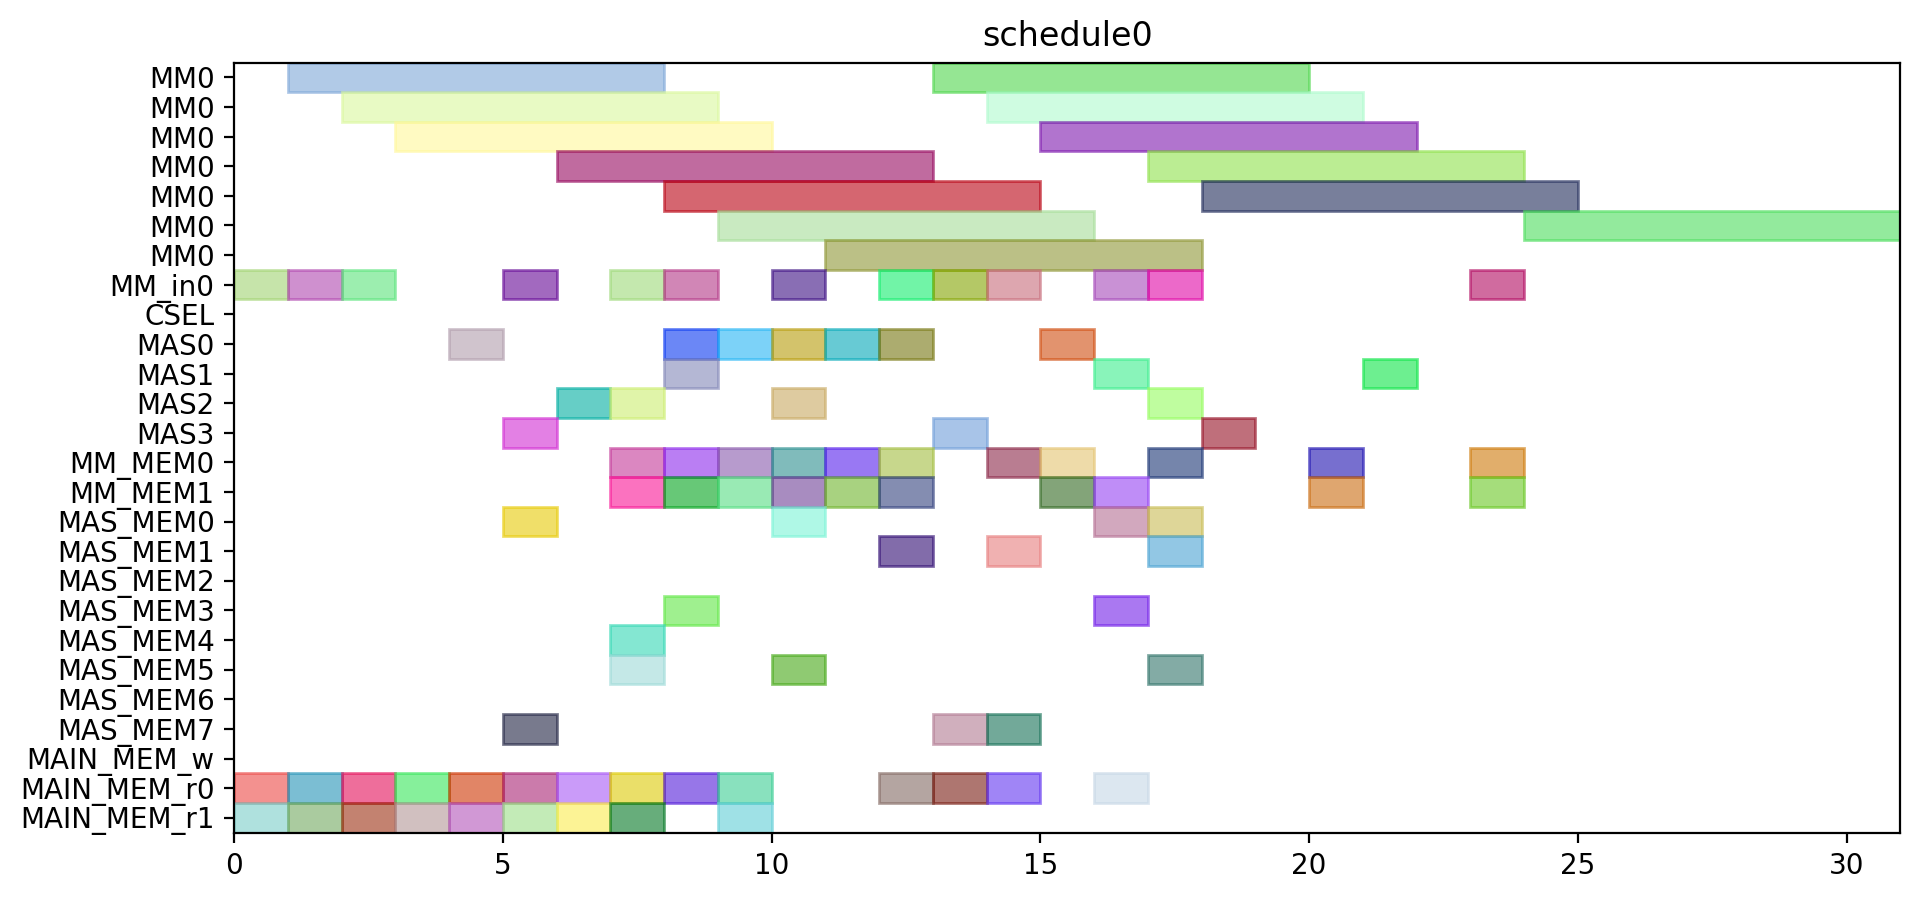

Write the Python code that produced this figure.
from pyschedule import Scenario, solvers, plotters, alt


def solve():
	horizon = 120
	S = Scenario("schedule0", horizon=horizon)

	# resource
	MM = S.Resources('MM', num=1, size=7)
	MM_in = S.Resources('MM_in', num=1)
	CSEL = S.Resource('CSEL')
	MAS = S.Resources('MAS', num=4, size=1, periods=range(1, horizon))
	MM_MEM = S.Resources('MM_MEM', num=2)
	MAS_MEM = S.Resources('MAS_MEM', num=8)
	MAIN_MEM_w = S.Resource('MAIN_MEM_w', size=1)
	MAIN_MEM_r = S.Resources('MAIN_MEM_r', num=2)

	# result of previous scheduling

	# new tasks
	t0 = S.Task('t0', length=7, delay_cost=1)
	t0 += alt(MM)
	t0_in = S.Task('t0_in', length=1, delay_cost=1)
	t0_in += alt(MM_in)
	S += t0_in*MM_in[0]<=t0*MM[0]
	t0_mem0 = S.Task('t0_mem0', length=1, delay_cost=1)
	t0_mem0 += MAIN_MEM_r[0]
	S += t0_mem0 <= t0

	t0_mem1 = S.Task('t0_mem1', length=1, delay_cost=1)
	t0_mem1 += MAIN_MEM_r[1]
	S += t0_mem1 <= t0

	t1 = S.Task('t1', length=7, delay_cost=1)
	t1 += alt(MM)
	t1_in = S.Task('t1_in', length=1, delay_cost=1)
	t1_in += alt(MM_in)
	S += t1_in*MM_in[0]<=t1*MM[0]
	t1_mem0 = S.Task('t1_mem0', length=1, delay_cost=1)
	t1_mem0 += MAIN_MEM_r[0]
	S += t1_mem0 <= t1

	t1_mem1 = S.Task('t1_mem1', length=1, delay_cost=1)
	t1_mem1 += MAIN_MEM_r[1]
	S += t1_mem1 <= t1

	t2 = S.Task('t2', length=7, delay_cost=1)
	t2 += alt(MM)
	t2_in = S.Task('t2_in', length=1, delay_cost=1)
	t2_in += alt(MM_in)
	S += t2_in*MM_in[0]<=t2*MM[0]
	t2_mem0 = S.Task('t2_mem0', length=1, delay_cost=1)
	t2_mem0 += MAIN_MEM_r[0]
	S += t2_mem0 <= t2

	t2_mem1 = S.Task('t2_mem1', length=1, delay_cost=1)
	t2_mem1 += MAIN_MEM_r[1]
	S += t2_mem1 <= t2

	t3 = S.Task('t3', length=1, delay_cost=1)
	t3 += alt(MAS)
	t3_mem0 = S.Task('t3_mem0', length=1, delay_cost=1)
	t3_mem0 += MAIN_MEM_r[0]
	S += t3_mem0 <= t3

	t3_mem1 = S.Task('t3_mem1', length=1, delay_cost=1)
	t3_mem1 += MAIN_MEM_r[1]
	S += t3_mem1 <= t3

	t4 = S.Task('t4', length=1, delay_cost=1)
	t4 += alt(MAS)
	t4_mem0 = S.Task('t4_mem0', length=1, delay_cost=1)
	t4_mem0 += MAIN_MEM_r[0]
	S += t4_mem0 <= t4

	t4_mem1 = S.Task('t4_mem1', length=1, delay_cost=1)
	t4_mem1 += MAIN_MEM_r[1]
	S += t4_mem1 <= t4

	t8 = S.Task('t8', length=1, delay_cost=1)
	t8 += alt(MAS)
	t8_mem0 = S.Task('t8_mem0', length=1, delay_cost=1)
	t8_mem0 += MAIN_MEM_r[0]
	S += t8_mem0 <= t8

	t8_mem1 = S.Task('t8_mem1', length=1, delay_cost=1)
	t8_mem1 += MAIN_MEM_r[1]
	S += t8_mem1 <= t8

	t9 = S.Task('t9', length=1, delay_cost=1)
	t9 += alt(MAS)
	t9_mem0 = S.Task('t9_mem0', length=1, delay_cost=1)
	t9_mem0 += MAIN_MEM_r[0]
	S += t9_mem0 <= t9

	t9_mem1 = S.Task('t9_mem1', length=1, delay_cost=1)
	t9_mem1 += MAIN_MEM_r[1]
	S += t9_mem1 <= t9

	t13 = S.Task('t13', length=1, delay_cost=1)
	t13 += alt(MAS)
	t13_mem0 = S.Task('t13_mem0', length=1, delay_cost=1)
	t13_mem0 += MAIN_MEM_r[0]
	S += t13_mem0 <= t13

	t13_mem1 = S.Task('t13_mem1', length=1, delay_cost=1)
	t13_mem1 += MAIN_MEM_r[1]
	S += t13_mem1 <= t13

	t14 = S.Task('t14', length=1, delay_cost=1)
	t14 += alt(MAS)
	t14_mem0 = S.Task('t14_mem0', length=1, delay_cost=1)
	t14_mem0 += MAIN_MEM_r[0]
	S += t14_mem0 <= t14

	t14_mem1 = S.Task('t14_mem1', length=1, delay_cost=1)
	t14_mem1 += MAIN_MEM_r[1]
	S += t14_mem1 <= t14

	t5 = S.Task('t5', length=7, delay_cost=1)
	t5 += alt(MM)
	t5_in = S.Task('t5_in', length=1, delay_cost=1)
	t5_in += alt(MM_in)
	S += t5_in*MM_in[0]<=t5*MM[0]
	t5_mem0 = S.Task('t5_mem0', length=1, delay_cost=1)
	t5_mem0 += alt(MAS_MEM)
	S += (t3*MAS[0])-1 < t5_mem0*MAS_MEM[0]
	S += (t3*MAS[1])-1 < t5_mem0*MAS_MEM[2]
	S += (t3*MAS[2])-1 < t5_mem0*MAS_MEM[4]
	S += (t3*MAS[3])-1 < t5_mem0*MAS_MEM[6]
	S += t5_mem0 <= t5

	t5_mem1 = S.Task('t5_mem1', length=1, delay_cost=1)
	t5_mem1 += alt(MAS_MEM)
	S += (t4*MAS[0])-1 < t5_mem1*MAS_MEM[1]
	S += (t4*MAS[1])-1 < t5_mem1*MAS_MEM[3]
	S += (t4*MAS[2])-1 < t5_mem1*MAS_MEM[5]
	S += (t4*MAS[3])-1 < t5_mem1*MAS_MEM[7]
	S += t5_mem1 <= t5

	t6 = S.Task('t6', length=1, delay_cost=1)
	t6 += alt(MAS)
	t6_mem0 = S.Task('t6_mem0', length=1, delay_cost=1)
	t6_mem0 += alt(MM_MEM)
	S += (t0*MM[0])-1 < t6_mem0*MM_MEM[0]
	S += t6_mem0 <= t6

	t6_mem1 = S.Task('t6_mem1', length=1, delay_cost=1)
	t6_mem1 += alt(MM_MEM)
	S += (t1*MM[0])-1 < t6_mem1*MM_MEM[1]
	S += t6_mem1 <= t6

	t10 = S.Task('t10', length=7, delay_cost=1)
	t10 += alt(MM)
	t10_in = S.Task('t10_in', length=1, delay_cost=1)
	t10_in += alt(MM_in)
	S += t10_in*MM_in[0]<=t10*MM[0]
	t10_mem0 = S.Task('t10_mem0', length=1, delay_cost=1)
	t10_mem0 += alt(MAS_MEM)
	S += (t8*MAS[0])-1 < t10_mem0*MAS_MEM[0]
	S += (t8*MAS[1])-1 < t10_mem0*MAS_MEM[2]
	S += (t8*MAS[2])-1 < t10_mem0*MAS_MEM[4]
	S += (t8*MAS[3])-1 < t10_mem0*MAS_MEM[6]
	S += t10_mem0 <= t10

	t10_mem1 = S.Task('t10_mem1', length=1, delay_cost=1)
	t10_mem1 += alt(MAS_MEM)
	S += (t9*MAS[0])-1 < t10_mem1*MAS_MEM[1]
	S += (t9*MAS[1])-1 < t10_mem1*MAS_MEM[3]
	S += (t9*MAS[2])-1 < t10_mem1*MAS_MEM[5]
	S += (t9*MAS[3])-1 < t10_mem1*MAS_MEM[7]
	S += t10_mem1 <= t10

	t11 = S.Task('t11', length=1, delay_cost=1)
	t11 += alt(MAS)
	t11_mem0 = S.Task('t11_mem0', length=1, delay_cost=1)
	t11_mem0 += alt(MM_MEM)
	S += (t1*MM[0])-1 < t11_mem0*MM_MEM[0]
	S += t11_mem0 <= t11

	t11_mem1 = S.Task('t11_mem1', length=1, delay_cost=1)
	t11_mem1 += alt(MM_MEM)
	S += (t2*MM[0])-1 < t11_mem1*MM_MEM[1]
	S += t11_mem1 <= t11

	t15 = S.Task('t15', length=7, delay_cost=1)
	t15 += alt(MM)
	t15_in = S.Task('t15_in', length=1, delay_cost=1)
	t15_in += alt(MM_in)
	S += t15_in*MM_in[0]<=t15*MM[0]
	t15_mem0 = S.Task('t15_mem0', length=1, delay_cost=1)
	t15_mem0 += alt(MAS_MEM)
	S += (t13*MAS[0])-1 < t15_mem0*MAS_MEM[0]
	S += (t13*MAS[1])-1 < t15_mem0*MAS_MEM[2]
	S += (t13*MAS[2])-1 < t15_mem0*MAS_MEM[4]
	S += (t13*MAS[3])-1 < t15_mem0*MAS_MEM[6]
	S += t15_mem0 <= t15

	t15_mem1 = S.Task('t15_mem1', length=1, delay_cost=1)
	t15_mem1 += alt(MAS_MEM)
	S += (t14*MAS[0])-1 < t15_mem1*MAS_MEM[1]
	S += (t14*MAS[1])-1 < t15_mem1*MAS_MEM[3]
	S += (t14*MAS[2])-1 < t15_mem1*MAS_MEM[5]
	S += (t14*MAS[3])-1 < t15_mem1*MAS_MEM[7]
	S += t15_mem1 <= t15

	t16 = S.Task('t16', length=1, delay_cost=1)
	t16 += alt(MAS)
	t16_mem0 = S.Task('t16_mem0', length=1, delay_cost=1)
	t16_mem0 += alt(MM_MEM)
	S += (t0*MM[0])-1 < t16_mem0*MM_MEM[0]
	S += t16_mem0 <= t16

	t16_mem1 = S.Task('t16_mem1', length=1, delay_cost=1)
	t16_mem1 += alt(MM_MEM)
	S += (t2*MM[0])-1 < t16_mem1*MM_MEM[1]
	S += t16_mem1 <= t16

	t19 = S.Task('t19', length=7, delay_cost=1)
	t19 += alt(MM)
	t19_in = S.Task('t19_in', length=1, delay_cost=1)
	t19_in += alt(MM_in)
	S += t19_in*MM_in[0]<=t19*MM[0]
	t19_mem0 = S.Task('t19_mem0', length=1, delay_cost=1)
	t19_mem0 += MAIN_MEM_r[0]
	S += t19_mem0 <= t19

	t19_mem1 = S.Task('t19_mem1', length=1, delay_cost=1)
	t19_mem1 += alt(MM_MEM)
	S += (t2*MM[0])-1 < t19_mem1*MM_MEM[1]
	S += t19_mem1 <= t19

	t24 = S.Task('t24', length=1, delay_cost=1)
	t24 += alt(MAS)
	t24_mem0 = S.Task('t24_mem0', length=1, delay_cost=1)
	t24_mem0 += alt(MM_MEM)
	S += (t0*MM[0])-1 < t24_mem0*MM_MEM[0]
	S += t24_mem0 <= t24

	t24_mem1 = S.Task('t24_mem1', length=1, delay_cost=1)
	t24_mem1 += alt(MM_MEM)
	S += (t0*MM[0])-1 < t24_mem1*MM_MEM[1]
	S += t24_mem1 <= t24

	t26 = S.Task('t26', length=7, delay_cost=1)
	t26 += alt(MM)
	t26_in = S.Task('t26_in', length=1, delay_cost=1)
	t26_in += alt(MM_in)
	S += t26_in*MM_in[0]<=t26*MM[0]
	t26_mem0 = S.Task('t26_mem0', length=1, delay_cost=1)
	t26_mem0 += MAIN_MEM_r[0]
	S += t26_mem0 <= t26

	t26_mem1 = S.Task('t26_mem1', length=1, delay_cost=1)
	t26_mem1 += alt(MM_MEM)
	S += (t2*MM[0])-1 < t26_mem1*MM_MEM[1]
	S += t26_mem1 <= t26

	t7 = S.Task('t7', length=1, delay_cost=1)
	t7 += alt(MAS)
	t7_mem0 = S.Task('t7_mem0', length=1, delay_cost=1)
	t7_mem0 += alt(MM_MEM)
	S += (t5*MM[0])-1 < t7_mem0*MM_MEM[0]
	S += t7_mem0 <= t7

	t7_mem1 = S.Task('t7_mem1', length=1, delay_cost=1)
	t7_mem1 += alt(MAS_MEM)
	S += (t6*MAS[0])-1 < t7_mem1*MAS_MEM[1]
	S += (t6*MAS[1])-1 < t7_mem1*MAS_MEM[3]
	S += (t6*MAS[2])-1 < t7_mem1*MAS_MEM[5]
	S += (t6*MAS[3])-1 < t7_mem1*MAS_MEM[7]
	S += t7_mem1 <= t7

	t12 = S.Task('t12', length=1, delay_cost=1)
	t12 += alt(MAS)
	t12_mem0 = S.Task('t12_mem0', length=1, delay_cost=1)
	t12_mem0 += alt(MM_MEM)
	S += (t10*MM[0])-1 < t12_mem0*MM_MEM[0]
	S += t12_mem0 <= t12

	t12_mem1 = S.Task('t12_mem1', length=1, delay_cost=1)
	t12_mem1 += alt(MAS_MEM)
	S += (t11*MAS[0])-1 < t12_mem1*MAS_MEM[1]
	S += (t11*MAS[1])-1 < t12_mem1*MAS_MEM[3]
	S += (t11*MAS[2])-1 < t12_mem1*MAS_MEM[5]
	S += (t11*MAS[3])-1 < t12_mem1*MAS_MEM[7]
	S += t12_mem1 <= t12

	t17 = S.Task('t17', length=1, delay_cost=1)
	t17 += alt(MAS)
	t17_mem0 = S.Task('t17_mem0', length=1, delay_cost=1)
	t17_mem0 += alt(MM_MEM)
	S += (t15*MM[0])-1 < t17_mem0*MM_MEM[0]
	S += t17_mem0 <= t17

	t17_mem1 = S.Task('t17_mem1', length=1, delay_cost=1)
	t17_mem1 += alt(MAS_MEM)
	S += (t16*MAS[0])-1 < t17_mem1*MAS_MEM[1]
	S += (t16*MAS[1])-1 < t17_mem1*MAS_MEM[3]
	S += (t16*MAS[2])-1 < t17_mem1*MAS_MEM[5]
	S += (t16*MAS[3])-1 < t17_mem1*MAS_MEM[7]
	S += t17_mem1 <= t17

	t25 = S.Task('t25', length=1, delay_cost=1)
	t25 += alt(MAS)
	t25_mem0 = S.Task('t25_mem0', length=1, delay_cost=1)
	t25_mem0 += alt(MM_MEM)
	S += (t0*MM[0])-1 < t25_mem0*MM_MEM[0]
	S += t25_mem0 <= t25

	t25_mem1 = S.Task('t25_mem1', length=1, delay_cost=1)
	t25_mem1 += alt(MAS_MEM)
	S += (t24*MAS[0])-1 < t25_mem1*MAS_MEM[1]
	S += (t24*MAS[1])-1 < t25_mem1*MAS_MEM[3]
	S += (t24*MAS[2])-1 < t25_mem1*MAS_MEM[5]
	S += (t24*MAS[3])-1 < t25_mem1*MAS_MEM[7]
	S += t25_mem1 <= t25

	t29 = S.Task('t29', length=1, delay_cost=1)
	t29 += alt(MAS)
	t29_mem0 = S.Task('t29_mem0', length=1, delay_cost=1)
	t29_mem0 += alt(MM_MEM)
	S += (t0*MM[0])-1 < t29_mem0*MM_MEM[0]
	S += t29_mem0 <= t29

	t29_mem1 = S.Task('t29_mem1', length=1, delay_cost=1)
	t29_mem1 += alt(MM_MEM)
	S += (t26*MM[0])-1 < t29_mem1*MM_MEM[1]
	S += t29_mem1 <= t29

	t18 = S.Task('t18', length=7, delay_cost=1)
	t18 += alt(MM)
	t18_in = S.Task('t18_in', length=1, delay_cost=1)
	t18_in += alt(MM_in)
	S += t18_in*MM_in[0]<=t18*MM[0]
	t18_mem0 = S.Task('t18_mem0', length=1, delay_cost=1)
	t18_mem0 += MAIN_MEM_r[0]
	S += t18_mem0 <= t18

	t18_mem1 = S.Task('t18_mem1', length=1, delay_cost=1)
	t18_mem1 += alt(MAS_MEM)
	S += (t12*MAS[0])-1 < t18_mem1*MAS_MEM[1]
	S += (t12*MAS[1])-1 < t18_mem1*MAS_MEM[3]
	S += (t12*MAS[2])-1 < t18_mem1*MAS_MEM[5]
	S += (t12*MAS[3])-1 < t18_mem1*MAS_MEM[7]
	S += t18_mem1 <= t18

	t27 = S.Task('t27', length=7, delay_cost=1)
	t27 += alt(MM)
	t27_in = S.Task('t27_in', length=1, delay_cost=1)
	t27_in += alt(MM_in)
	S += t27_in*MM_in[0]<=t27*MM[0]
	t27_mem0 = S.Task('t27_mem0', length=1, delay_cost=1)
	t27_mem0 += MAIN_MEM_r[0]
	S += t27_mem0 <= t27

	t27_mem1 = S.Task('t27_mem1', length=1, delay_cost=1)
	t27_mem1 += alt(MAS_MEM)
	S += (t12*MAS[0])-1 < t27_mem1*MAS_MEM[1]
	S += (t12*MAS[1])-1 < t27_mem1*MAS_MEM[3]
	S += (t12*MAS[2])-1 < t27_mem1*MAS_MEM[5]
	S += (t12*MAS[3])-1 < t27_mem1*MAS_MEM[7]
	S += t27_mem1 <= t27

	t28 = S.Task('t28', length=1, delay_cost=1)
	t28 += alt(MAS)
	t28_mem0 = S.Task('t28_mem0', length=1, delay_cost=1)
	t28_mem0 += alt(MAS_MEM)
	S += (t25*MAS[0])-1 < t28_mem0*MAS_MEM[0]
	S += (t25*MAS[1])-1 < t28_mem0*MAS_MEM[2]
	S += (t25*MAS[2])-1 < t28_mem0*MAS_MEM[4]
	S += (t25*MAS[3])-1 < t28_mem0*MAS_MEM[6]
	S += t28_mem0 <= t28

	t28_mem1 = S.Task('t28_mem1', length=1, delay_cost=1)
	t28_mem1 += alt(MM_MEM)
	S += (t26*MM[0])-1 < t28_mem1*MM_MEM[1]
	S += t28_mem1 <= t28

	t30 = S.Task('t30', length=7, delay_cost=1)
	t30 += alt(MM)
	t30_in = S.Task('t30_in', length=1, delay_cost=1)
	t30_in += alt(MM_in)
	S += t30_in*MM_in[0]<=t30*MM[0]
	t30_mem0 = S.Task('t30_mem0', length=1, delay_cost=1)
	t30_mem0 += MAIN_MEM_r[0]
	S += t30_mem0 <= t30

	t30_mem1 = S.Task('t30_mem1', length=1, delay_cost=1)
	t30_mem1 += alt(MAS_MEM)
	S += (t29*MAS[0])-1 < t30_mem1*MAS_MEM[1]
	S += (t29*MAS[1])-1 < t30_mem1*MAS_MEM[3]
	S += (t29*MAS[2])-1 < t30_mem1*MAS_MEM[5]
	S += (t29*MAS[3])-1 < t30_mem1*MAS_MEM[7]
	S += t30_mem1 <= t30

	t20 = S.Task('t20', length=1, delay_cost=1)
	t20 += alt(MAS)
	t20_mem0 = S.Task('t20_mem0', length=1, delay_cost=1)
	t20_mem0 += alt(MM_MEM)
	S += (t19*MM[0])-1 < t20_mem0*MM_MEM[0]
	S += t20_mem0 <= t20

	t20_mem1 = S.Task('t20_mem1', length=1, delay_cost=1)
	t20_mem1 += alt(MM_MEM)
	S += (t18*MM[0])-1 < t20_mem1*MM_MEM[1]
	S += t20_mem1 <= t20

	t31 = S.Task('t31', length=7, delay_cost=1)
	t31 += alt(MM)
	t31_in = S.Task('t31_in', length=1, delay_cost=1)
	t31_in += alt(MM_in)
	S += t31_in*MM_in[0]<=t31*MM[0]
	t31_mem0 = S.Task('t31_mem0', length=1, delay_cost=1)
	t31_mem0 += alt(MM_MEM)
	S += (t27*MM[0])-1 < t31_mem0*MM_MEM[0]
	S += t31_mem0 <= t31

	t31_mem1 = S.Task('t31_mem1', length=1, delay_cost=1)
	t31_mem1 += alt(MM_MEM)
	S += (t30*MM[0])-1 < t31_mem1*MM_MEM[1]
	S += t31_mem1 <= t31

	t35 = S.Task('t35', length=7, delay_cost=1)
	t35 += alt(MM)
	t35_in = S.Task('t35_in', length=1, delay_cost=1)
	t35_in += alt(MM_in)
	S += t35_in*MM_in[0]<=t35*MM[0]
	t35_mem0 = S.Task('t35_mem0', length=1, delay_cost=1)
	t35_mem0 += alt(MAS_MEM)
	S += (t7*MAS[0])-1 < t35_mem0*MAS_MEM[0]
	S += (t7*MAS[1])-1 < t35_mem0*MAS_MEM[2]
	S += (t7*MAS[2])-1 < t35_mem0*MAS_MEM[4]
	S += (t7*MAS[3])-1 < t35_mem0*MAS_MEM[6]
	S += t35_mem0 <= t35

	t35_mem1 = S.Task('t35_mem1', length=1, delay_cost=1)
	t35_mem1 += alt(MAS_MEM)
	S += (t28*MAS[0])-1 < t35_mem1*MAS_MEM[1]
	S += (t28*MAS[1])-1 < t35_mem1*MAS_MEM[3]
	S += (t28*MAS[2])-1 < t35_mem1*MAS_MEM[5]
	S += (t28*MAS[3])-1 < t35_mem1*MAS_MEM[7]
	S += t35_mem1 <= t35

	solvers.mip.solve(S,msg=1,kind='CPLEX',ratio_gap=1.01)

	solution = [['hoge']*len(S.solution()[1]) for i in range(len(S.solution()))]
	for i in range(len(S.solution())):
		for j in range(len(S.solution()[i])):
			solution[i][j]=str(S.solution()[i][j])
	print(solution)

	cycles = int(solution[-1][3])

	pic_file_name = "/home/mfukuda/ABE/multiRAM_multiMAS_16mux/scheduling_result/stage7MM1_stage1MAS4/EP_ADD_A_ANY/schedule0.png"
	if(S.solution() != []):
		plotters.matplotlib.plot(S,img_filename=pic_file_name, show_task_labels=False, fig_size=(cycles*0.25+3, 5))

	return solution
